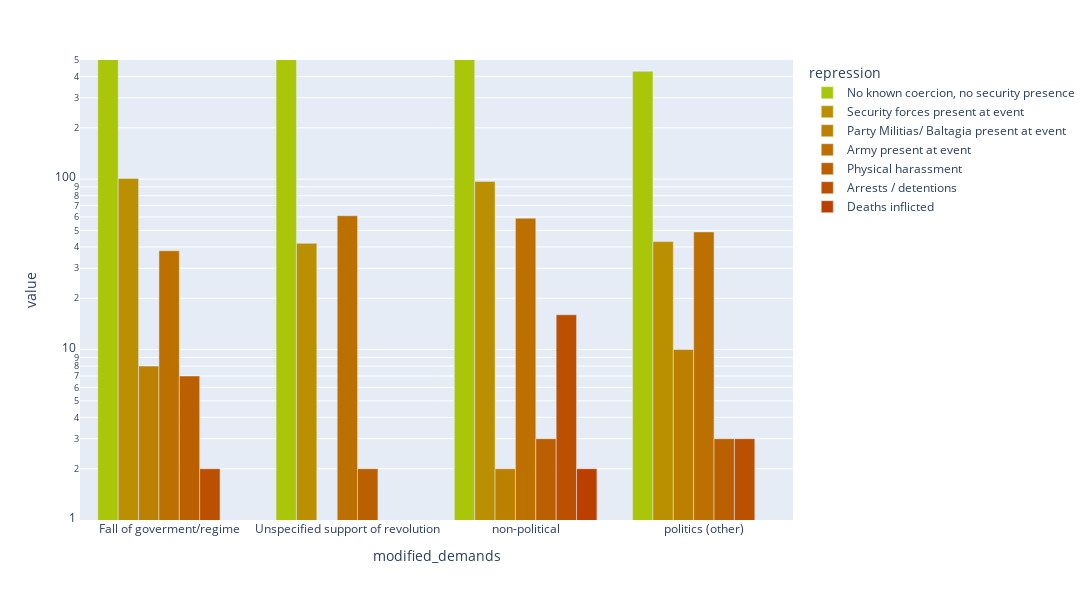

The notebook cell this image was saved under:
### Code cell
df = create_df('modified_demands',drop_non_violence=False)
color_dict= col_func(df)

fig = px.bar(df, log_y=True, range_y= [1,500],barmode='group',
            width=1400, height=600,
            color_discrete_map=color_dict)
plt.savefig('../plots/leb_plots/demand_modified_repress.png')
fig.show()

### Figure 1 — Plotly figure (JSON) as saved in the notebook; plotly's stock layout.template omitted (floating-point values rounded to 4 significant figures)
{"data": [{"alignmentgroup": "True", "hovertemplate": "repression=No known coercion, no security presence<br>modified_demands=%{x}<br>value=%{y}<extra></extra>", "legendgroup": "No known coercion, no security presence", "marker": {"color": "#A9C609", "pattern": {"shape": ""}}, "name": "No known coercion, no security presence", "offsetgroup": "No known coercion, no security presence", "orientation": "v", "showlegend": true, "textposition": "auto", "type": "bar", "x": ["Fall of goverment/regime", "Unspecified support of revolution", "non-political", "politics (other)"], "xaxis": "x", "y": [542, 751, 898, 429], "yaxis": "y"}, {"alignmentgroup": "True", "hovertemplate": "repression=Security forces present at event<br>modified_demands=%{x}<br>value=%{y}<extra></extra>", "legendgroup": "Security forces present at event", "marker": {"color": "#BB9000", "pattern": {"shape": ""}}, "name": "Security forces present at event", "offsetgroup": "Security forces present at event", "orientation": "v", "showlegend": true, "textposition": "auto", "type": "bar", "x": ["Fall of goverment/regime", "Unspecified support of revolution", "non-political", "politics (other)"], "xaxis": "x", "y": [101, 42, 97, 43], "yaxis": "y"}, {"alignmentgroup": "True", "hovertemplate": "repression=Party Militias/ Baltagia present at event<br>modified_demands=%{x}<br>value=%{y}<extra></extra>", "legendgroup": "Party Militias/ Baltagia present at event", "marker": {"color": "#BB8000", "pattern": {"shape": ""}}, "name": "Party Militias/ Baltagia present at event", "offsetgroup": "Party Militias/ Baltagia present at event", "orientation": "v", "showlegend": true, "textposition": "auto", "type": "bar", "x": ["Fall of goverment/regime", "Unspecified support of revolution", "non-political", "politics (other)"], "xaxis": "x", "y": [8, 1, 2, 10], "yaxis": "y"}, {"alignmentgroup": "True", "hovertemplate": "repression=Army present at event<br>modified_demands=%{x}<br>value=%{y}<extra></extra>", "legendgroup": "Army present at event", "marker": {"color": "#BB7000", "pattern": {"shape": ""}}, "name": "Army present at event", "offsetgroup": "Army present at event", "orientation": "v", "showlegend": true, "textposition": "auto", "type": "bar", "x": ["Fall of goverment/regime", "Unspecified support of revolution", "non-political", "politics (other)"], "xaxis": "x", "y": [38, 61, 59, 49], "yaxis": "y"}, {"alignmentgroup": "True", "hovertemplate": "repression=Physical harassment<br>modified_demands=%{x}<br>value=%{y}<extra></extra>", "legendgroup": "Physical harassment", "marker": {"color": "#BB6000", "pattern": {"shape": ""}}, "name": "Physical harassment", "offsetgroup": "Physical harassment", "orientation": "v", "showlegend": true, "textposition": "auto", "type": "bar", "x": ["Fall of goverment/regime", "Unspecified support of revolution", "non-political", "politics (other)"], "xaxis": "x", "y": [7, 2, 3, 3], "yaxis": "y"}, {"alignmentgroup": "True", "hovertemplate": "repression=Arrests / detentions<br>modified_demands=%{x}<br>value=%{y}<extra></extra>", "legendgroup": "Arrests / detentions", "marker": {"color": "#BB5000", "pattern": {"shape": ""}}, "name": "Arrests / detentions", "offsetgroup": "Arrests / detentions", "orientation": "v", "showlegend": true, "textposition": "auto", "type": "bar", "x": ["Fall of goverment/regime", "Unspecified support of revolution", "non-political", "politics (other)"], "xaxis": "x", "y": [2, 1, 16, 3], "yaxis": "y"}, {"alignmentgroup": "True", "hovertemplate": "repression=Deaths inflicted<br>modified_demands=%{x}<br>value=%{y}<extra></extra>", "legendgroup": "Deaths inflicted", "marker": {"color": "#BB4000", "pattern": {"shape": ""}}, "name": "Deaths inflicted", "offsetgroup": "Deaths inflicted", "orientation": "v", "showlegend": true, "textposition": "auto", "type": "bar", "x": ["Fall of goverment/regime", "Unspecified support of revolution", "non-political", "politics (other)"], "xaxis": "x", "y": [null, 1, 2, null], "yaxis": "y"}], "layout": {"barmode": "group", "height": 600, "legend": {"title": {"text": "repression"}, "tracegroupgap": 0}, "margin": {"t": 60}, "width": 1400, "xaxis": {"anchor": "y", "domain": [0, 1], "title": {"text": "modified_demands"}}, "yaxis": {"anchor": "x", "domain": [0, 1], "range": [0, 2.699], "title": {"text": "value"}, "type": "log"}}}
